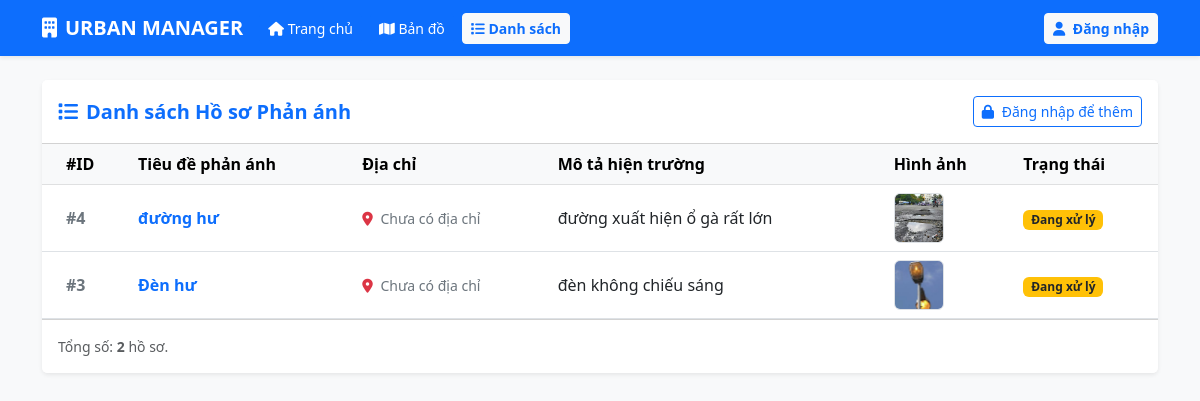
/danh-sach/, run on an earlier commit of the app's database.
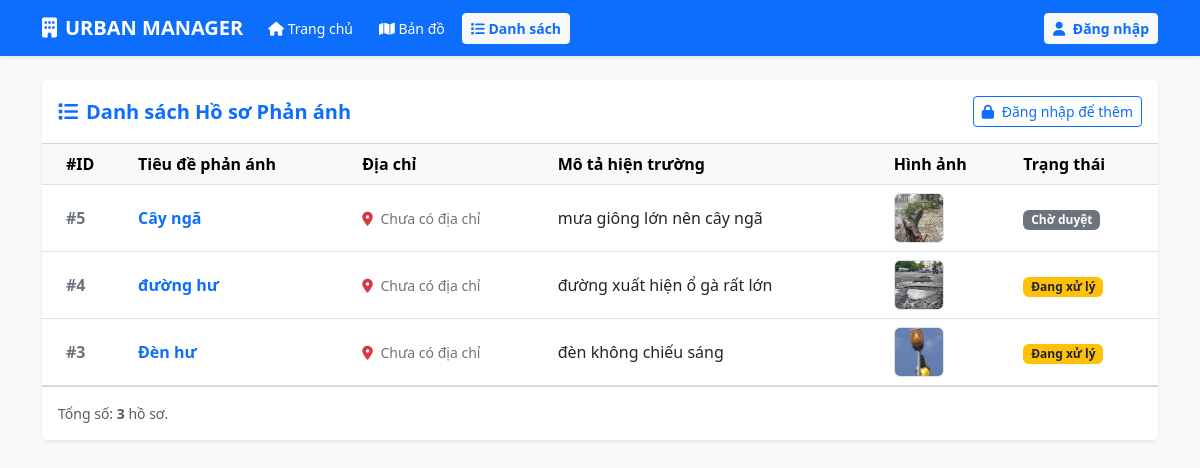
And on a later commit of the database.
### maps/models.py (models this page shows, shortened)
class PhanAnh(models.Model):
    tieu_de = models.CharField(max_length=200, verbose_name="Tiêu đề")
    mo_ta = models.TextField(verbose_name="Mô tả chi tiết")
    dia_chi = models.CharField(max_length=255, blank=True, null=True, verbose_name="Địa chỉ/Tên đường")
    du_lieu_toa_do = models.TextField(verbose_name="Danh sách tọa độ")
    hinh_anh = models.ImageField(upload_to='hien_truong/', blank=True, null=True, verbose_name="Ảnh hiện trường")
    thoi_gian = models.DateTimeField(auto_now_add=True, verbose_name="Thời gian gửi")
    TRANG_THAI_CHOICES = [
        ('cho_duyet', 'Chờ duyệt'),
        ('dang_xu_ly', 'Đang xử lý'),
        ('da_xu_ly', 'Đã xử lý xong'),
    ]
    trang_thai = models.CharField(max_length=20, choices=TRANG_THAI_CHOICES, default='cho_duyet', verbose_name="Trạng thái")
    nguoi_gui = models.ForeignKey(User, on_delete=models.SET_NULL, null=True, blank=True)
    class Meta:
        verbose_name = "Tin Phản Ánh"
        verbose_name_plural = "Danh sách Phản Ánh"

### maps/views.py (the view)
# urls.py: path('danh-sach/', views.list_view, name='list'),
def list_view(request):
    danh_sach = PhanAnh.objects.all().order_by('-id') # Sửa thành -id để bài mới nhất lên đầu
    return render(request, 'maps/list.html', {'phan_anh': danh_sach})

### maps/templates/maps/list.html (shortened to what the changed rows need)
<!DOCTYPE html>
<html lang="vi">
<head>
    <link href="https://cdn.jsdelivr.net/npm/bootstrap@5.3.0/dist/css/bootstrap.min.css" rel="stylesheet">
    <link rel="stylesheet" href="https://cdnjs.cloudflare.com/ajax/libs/font-awesome/6.4.0/css/all.min.css">
</head>
<body class="bg-light">
    <div class="container">
        <div class="card shadow-sm border-0">
            <div class="card-body p-0">
                <div class="table-responsive">
                    <table class="table table-hover align-middle mb-0">
                        <thead class="table-light">
                            <tr>
                                <th class="ps-4">#ID</th>
                                <th>Tiêu đề phản ánh</th>
                                <th>Địa chỉ</th>
                                <th>Mô tả hiện trường</th>
                                <th>Hình ảnh</th>
                                <th>Trạng thái</th>
                            </tr>
                        </thead>
                        <tbody>
                            {% for p in phan_anh %}
                            <tr>
                                <td class="ps-4 fw-bold text-secondary">#{{ p.id }}</td>
                                <td class="fw-bold text-primary">{{ p.tieu_de }}</td>
                                <td class="text-secondary small">
                                    <i class="fas fa-map-marker-alt text-danger me-1"></i>
                                    {{ p.dia_chi|default:"Chưa có địa chỉ" }}
                                </td>
                                <td>{{ p.mo_ta|truncatechars:50 }}</td>
                                <td>
                                    {% if p.hinh_anh %}
                                        <img src="{{ p.hinh_anh.url }}" class="rounded border" style="width: 50px; height: 50px; object-fit: cover;">
                                    {% else %}
                                        <span class="text-muted small">--</span>
                                    {% endif %}
                                </td>
                                <td>
                                    {% if p.trang_thai == 'cho_duyet' %}
                                        <span class="badge bg-secondary">Chờ duyệt</span>
                                    {% elif p.trang_thai == 'da_xu_ly' %}
                                        <span class="badge bg-success">Đã xử lý</span>
                                    {% else %}
                                        <span class="badge bg-warning text-dark">Đang xử lý</span>
                                    {% endif %}
                                </td>
                            </tr>
                            {% endfor %}
                        </tbody>
                    </table>
                </div>
            </div>
            <div class="card-footer bg-white text-muted small py-3">
                Tổng số: <strong>{{ phan_anh|length }}</strong> hồ sơ.
            </div>
        </div>
    </div>
</body>
</html>

What changed in the data, as far as the page shows it:
added PhanAnh: id "5", tieu_de "Cây ngã", dia_chi "Chưa có địa chỉ", mo_ta "mưa giông lớn nên cây ngã", hinh_anh (picture), trang_thai "Chờ duyệt"
Also different on the page:
{{ phan_anh|length }}: "2" → "3"
